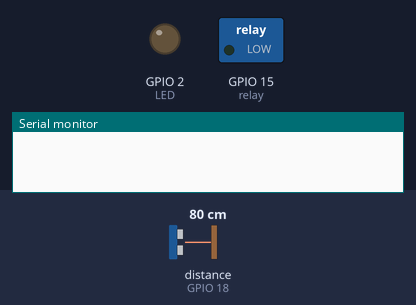
The sketch below on a simulated ESP32. On the bench: switched loads named in the sketch (green lamp = pin HIGH), output pins drawn as LEDs (lit = HIGH), the last lines printed to the serial monitor. Wiring (inferred from the names in the program): ultrasonic range finder: trigger GPIO 5; echo GPIO 18. Inputs (shaded band) come from the test bench; at power-on: distance to the obstacle (sensor on GPIO 18) 80 cm. The echo pulse lasts 58.3 µs per cm; WiFi joins after 1.5 s; servers stay silent unless stated; pins used as bus, display or sensor lines are not drawn.

Above: at 0.1 s.
At 1.6 s:
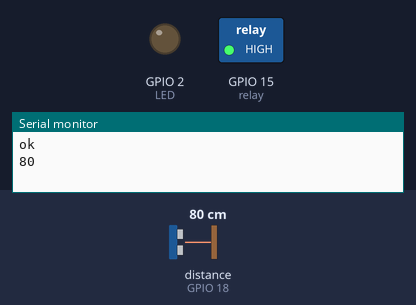
At 2.4 s:
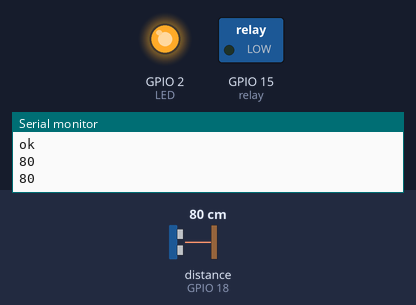
Timing chart, 0 to 3.9 s (numbered marks = the images above):
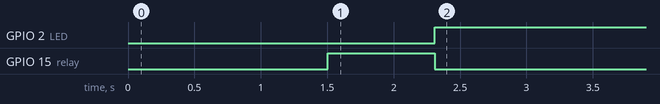

Measured:
- by itself, GPIO 2 (LED): LOW → HIGH at 2.3 s
- by itself, GPIO 15 (relay): LOW → HIGH at 1.5 s, → LOW 0.81 s later

The sketch:

Working.ino
```cpp
#include <Arduino.h>
#include <WiFi.h>
#include <Firebase_ESP_Client.h>
#include <WiFiClient.h>
#include <WiFiManager.h>

#include "addons/TokenHelper.h"
#include "addons/RTDBHelper.h"

#define API_KEY "AIzaSyCR9mTEFhGj0wdd5rHs7zimyDRN373OsJI"
#define DATABASE_URL "https://water-level-tracking-c7d82-default-rtdb.asia-southeast1.firebasedatabase.app"
#define FIREBASE_PROJECT_ID "water-level-tracking-c7d82"

FirebaseData fbdo;
FirebaseAuth auth;
FirebaseConfig config;
FirebaseJson content;

unsigned long sendDataPrevMillis = 0;
bool signupOK = false;

int trigger_pin = 5;
int echo_pin = 18;
int LED = 2;
int relay = 15;
double depth_cm;
int safe_distance = 15;
int distance_cm;
bool relay_status;
bool relay_status_phone;
String documentPath = "wltd_relay";

void serialSetup() {
  Serial.begin(115200);
  pinMode(trigger_pin, OUTPUT);
  pinMode(echo_pin, INPUT);
  pinMode(relay, OUTPUT);
  digitalWrite(relay, LOW);
  pinMode(LED, OUTPUT);
}

void wifiSetup() {
  WiFiManager wm;
  bool res;
  wm.erase();
  res = wm.autoConnect("WLTD");
  if (!res) {
    Serial.println("Failed to Connect to Wi-Fi");
  }
}

void firebaseSetup() {
  config.api_key = API_KEY;
  config.database_url = DATABASE_URL;
  if (Firebase.signUp(&config, &auth, "", "")) {
    Serial.println("ok");
    signupOK = true;
  } else {
    Serial.printf("%s\n", config.signer.signupError.message.c_str());
  }
  config.token_status_callback = tokenStatusCallback;
  Firebase.begin(&config, &auth);
  Firebase.reconnectWiFi(true);
}

void calculateDistance() {
  digitalWrite(trigger_pin, LOW);
  delayMicroseconds(2);
  digitalWrite(trigger_pin, HIGH);
  delayMicroseconds(10);
  digitalWrite(trigger_pin, LOW);

  long duration = pulseIn(echo_pin, HIGH);
  distance_cm = (duration / 2) / 29.09;
  depth_cm = 125 - distance_cm;
  Serial.println(distance_cm);
  delay(500);
}

void relayON() {
  relay_status = true;
  digitalWrite(LED, HIGH);
  digitalWrite(relay, LOW);
}

void relayOFF() {
  relay_status = false;
  digitalWrite(LED, LOW);
  digitalWrite(relay, HIGH);
}

void relayControl() {
  if (distance_cm >= safe_distance) {
    relayON();
  } else if (distance_cm < safe_distance) {
    relayOFF();
  } else {
    relayOFF();
  }
}

void sendFirebaseData() {
  if (Firebase.ready() && signupOK && (millis() - sendDataPrevMillis > 1000 || sendDataPrevMillis == 0)) {
    sendDataPrevMillis = millis();
    Firebase.RTDB.pushDouble(&fbdo, "test/depth", depth_cm);
    Firebase.RTDB.setBool(&fbdo, "test/relay_status", relay_status);
  }
}

//*********************************SETUP*********************************

void setup() {
  serialSetup();
  wifiSetup();
  firebaseSetup();
}

//*********************************LOOP**********************************

void loop() {
  FirebaseAuth auth;
  FirebaseJson json;

  relayControl();
  calculateDistance();

  sendFirebaseData();
}
```
